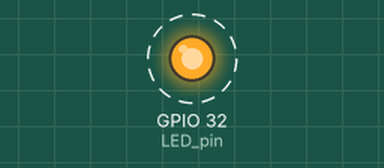
This sketch was run on a simulated ESP32. Parts: output pins drawn as LEDs (lit = HIGH). Dashed ring = blinking. What the sketch prints to the serial monitor is not drawn.

Above: at 0.2 s.
Timing chart, 0 to 3.0 s (numbered marks = the images above):
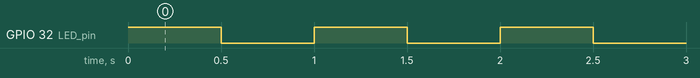

The sketch:

Apollo_Blink.ino
```cpp
// Apollo Blink Program
// It will blink the on-board blue LED and print to the Serial Terminal

int LED_pin = 32;

void setup() {
  // Start a serial connection.  It can be viewed with through Tools->Serial Monitor
  // Make sure to set the baud rate to 115200 in the bottom right corner
  Serial.begin(115200);
  // Set the LED pin as an Output
  pinMode(LED_pin, OUTPUT);
}

void loop() {
  // Turn the LED on/off every 500 millisecondsl
  digitalWrite(LED_pin, HIGH);
  delay(500);
  digitalWrite(LED_pin, LOW);
  delay(500);
  // Send text to the Serial Terminal for debugging
  Serial.print("Current milliseconds = ");
  Serial.println(millis());
}
```

Measured:
- by itself, GPIO 32 (LED_pin): alternates HIGH for 0.50 s and LOW for 0.50 s
